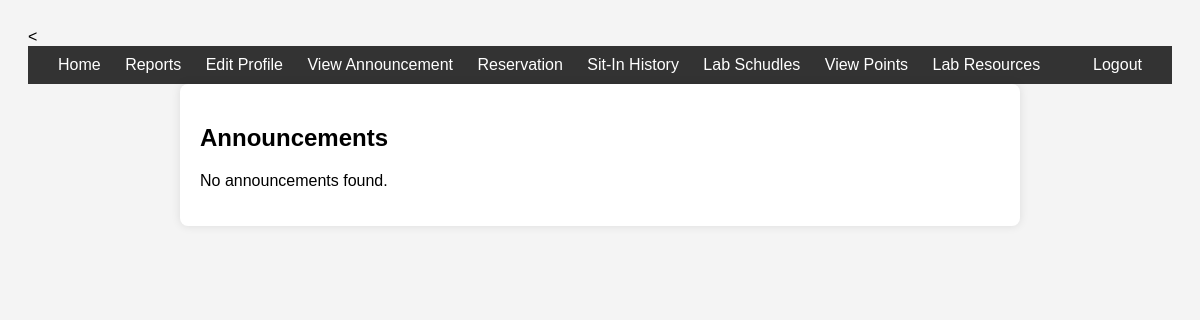
Page /view_announcements.php (signed in) on the earlier database version.
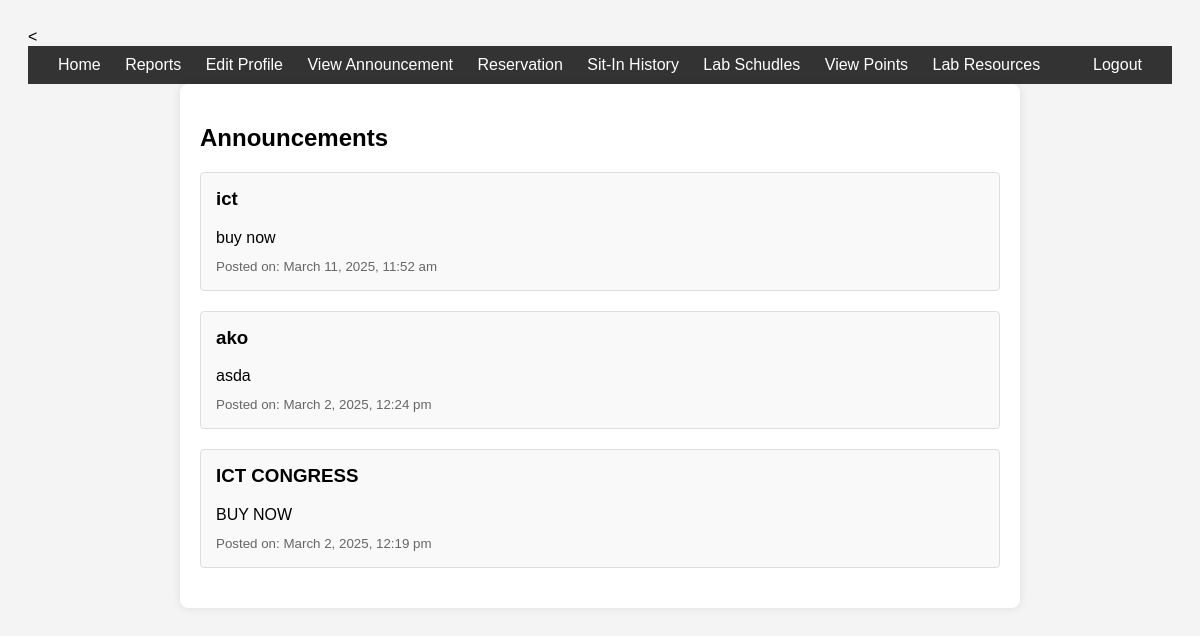
Same page on the later database version.
### tables this page shows
CREATE TABLE `announcements` (
  `id` int(11) NOT NULL,
  `title` varchar(255) NOT NULL,
  `content` text NOT NULL,
  `created_at` timestamp NOT NULL DEFAULT current_timestamp()
);

### view_announcements.php (the view, shortened to what this page needs)
<?php
include 'db_connect.php';
$sql = "SELECT * FROM announcements ORDER BY created_at DESC";
$result = $conn->query($sql);
?>
<!DOCTYPE html>
<html lang="en">
<head>
</head>
<body>
<<div class="header">
        <div>
            <a href="home.php">Home</a>
            <a href="reports.php">Reports</a>
            <a href="editprofile.php">Edit Profile</a>
            <a href="view_announcements.php">View Announcement</a>
            <a href="reservation.php">Reservation</a>
            <a href="sitin.php">Sit-In History</a>
            <a href="lab_schedule_student.php">Lab Schudles</a>
            <a href="view_points.php">View Points</a>
            <a href="lab_student.php">Lab Resources</a>
        </div>
        <div>
        <a href="logout.php" onclick="return confirm('Are you sure you want to logout?');">Logout</a>
    </div>
    </div>
    <div class="container">
        <h2>Announcements</h2>
        <?php if ($result->num_rows > 0): ?>
            <?php while ($row = $result->fetch_assoc()): ?>
                <div class="announcement">
                    <h3><?= htmlspecialchars($row['title']) ?></h3>
                    <p><?= nl2br(htmlspecialchars($row['content'])) ?></p>
                    <small>Posted on: <?= date('F j, Y, g:i a', strtotime($row['created_at'])) ?></small>
                </div>
            <?php endwhile; ?>
        <?php else: ?>
            <p>No announcements found.</p>
        <?php endif; ?>
    </div>
</body>
</html>

### view_announcements.php (style rules this page uses)
body { font-family: Arial, sans-serif; padding: 20px; background: #f4f4f4; }
.container { max-width: 800px; margin: 0 auto; background: white; padding: 20px; border-radius: 8px; box-shadow: 0 0 10px rgba(0, 0, 0, 0.1); }
h2 { margin-bottom: 20px; }
.announcement { margin-bottom: 20px; padding: 15px; border: 1px solid #ddd; border-radius: 4px; background: #f9f9f9; }
.announcement h3 { margin-top: 0; }
.announcement p { margin: 10px 0; }
.announcement small { color: #666; }
.header { background-color: #333; color: white; padding: 10px 20px; display: flex; justify-content: space-between; align-items: center; }
.header a { color: white; text-decoration: none; margin: 0 10px; }

Differences in the rows shown:
added announcements: title "ict", content "buy now", created_at "March 11, 2025, 11:52 am"
added announcements: title "ako", content "asda", created_at "March 2, 2025, 12:24 pm"
added announcements: title "ICT CONGRESS", content "BUY NOW", created_at "March 2, 2025, 12:19 pm"
Other differences:
text no longer shown: "No announcements found."
